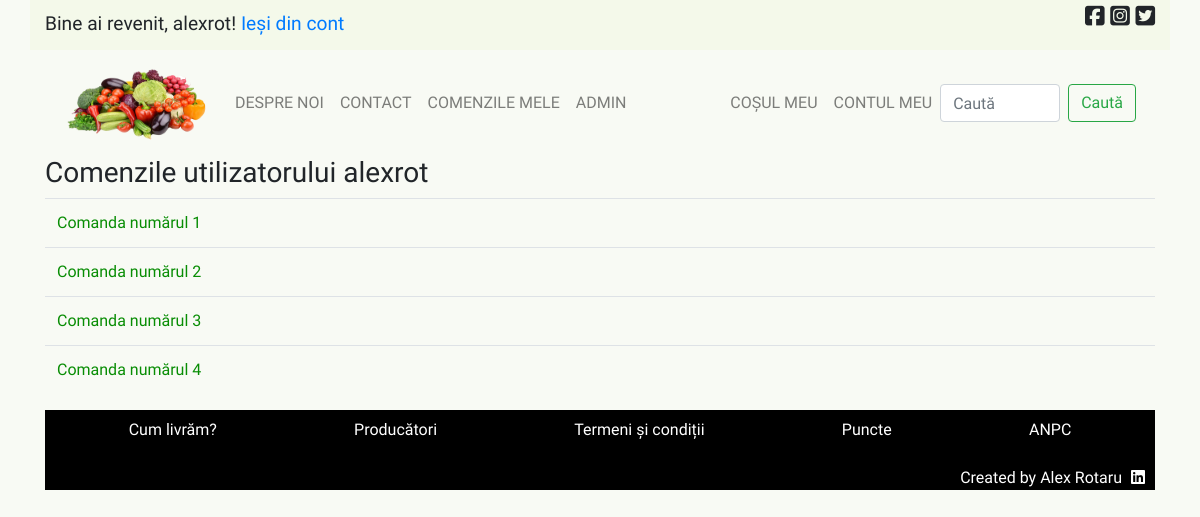
The app's page /users/1/comenzi (signed in), older data.
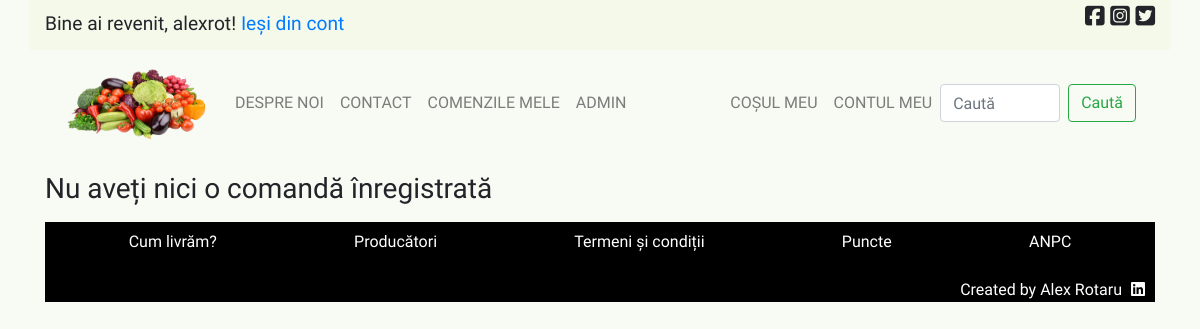
The same page, newer data.
### licenta/models.py (models this page shows, shortened)
class User(database.Model, UserMixin):
    __tablename__ = 'user'
    id = database.Column(database.Integer, primary_key=True)
    user_name = database.Column(
        database.String(20), unique=True, nullable=False)
    nume = database.Column(database.String(100), nullable=False)
    email = database.Column(database.String(120), unique=True, nullable=False)
    parola = database.Column(database.String(60), nullable=False)
    adresa = database.Column(database.String(200), nullable=False)
    telefon = database.Column(database.String(11), nullable=False)
    comenzi = database.relationship('Comenzi', backref='utilizator', lazy=True)
    is_admin = database.Column(
        database.Boolean(), nullable=False, default=False)

class Comenzi(database.Model):
    __tablename__ = 'comenzi'
    id = database.Column(database.Integer, primary_key=True)
    user = database.Column(
        database.Integer, database.ForeignKey('user.id'), nullable=False)
    data = database.Column(
        database.DateTime, nullable=False, default=datetime.utcnow)
    produse = database.Column(database.String(500), nullable=False)
    date_livrare = database.Column(database.String(200), nullable=False)
    mod_plata = database.Column(database.String(200), nullable=False)
    total = database.Column(database.Float, nullable=False)

### licenta/routes.py (the view)
@app.route('/users/<int:utilizator>/comenzi')
def user_comenzi_interface(utilizator):
    if current_user.is_authenticated:
        comenzi = Comenzi.query.filter_by(user=utilizator).all()
    else:
        return redirect(url_for('home'))
    return render_template('comenzi_user.html', title='Comenzi user', comenzi=comenzi)

### licenta/models.py (called while the page is built)
@login_manager.user_loader
def load_user(user_id):
    return User.query.get(int(user_id))

### licenta/templates/comenzi_user.html
{% extends "principal.html" %}
{% block continut_unic %}
    {% if comenzi %}
    <h3>Comenzile utilizatorului {{ current_user.user_name }}</h3>
    <table class="table">
        {% if current_user.is_admin %}
            {% for comanda in comenzi %}
                <tr>
                    <td><a href="{{ url_for('user_comenzi_indiv', utilizator=comanda.user, nr_comanda=comanda.id) }}" class="user-indep">Comanda numărul {{ comanda.id }}</a></td>
                </tr>
            {% endfor %}
        {% else %}
            {% for comanda in comenzi %}
            <tr>
                <td><a href="{{ url_for('user_comenzi_interface_indiv', utilizator=comanda.user, nr_comanda=comanda.id) }}" class="user-indep">Comanda numărul {{ comanda.id }}</a></td>
            </tr>
            {% endfor %}
        {% endif %}
    </table>
    {% else %}
        <h3 class="my-3">Nu aveți nici o comandă înregistrată</h3>
    {% endif %}
{% endblock %}

### licenta/templates/principal.html (shortened to what the changed rows need)
<!DOCTYPE html>
<html>
<head>
    <link rel="stylesheet" href="https://stackpath.bootstrapcdn.com/bootstrap/4.5.0/css/bootstrap.min.css">
    <link rel="stylesheet" type="text/css" href="{{ url_for('static', filename='main.css') }}">
</head>
<body>
    <div class="bara_sus container d-flex justify-content-between">
        <div>
            {% if current_user.is_authenticated %}
                <p id="bine-ai-revenit">Bine ai revenit, {{ current_user.user_name }}!   <a href="{{ url_for('logout') }}">Ieși din cont</a></p>
            {% endif %}
        </div>
    </div>
    <div class="container">
        <nav class="navbar navbar-expand-lg navbar-light">
            <a class="navbar-brand" href="{{ url_for('home') }}"><img width="150" height="80" src="{{ url_for('static', filename='pictures/logo.png') }}" alt="Acasă"></a>
            <div class="collapse navbar-collapse" id="navbarSupportedContent">
            </div>
        </nav>
        {% block continut_unic %}{% endblock %}
        <footer id="footer">
            <div id="footer-content">
            </div>
            <div id="creator">
            </div>
        </footer>
    </div>
</body>
</html>

Row changes from the older to the newer data that the page shows:
removed Comenzi: id "1"
removed Comenzi: id "2"
removed Comenzi: id "3"
removed Comenzi: id "4"
changed User "alexrot": user_name "alexrot" → (not shown)
Text that changed along with them:
text no longer shown: "Comenzile utilizatorului"
text now shown: "Nu aveți nici o comandă înregistrată"
